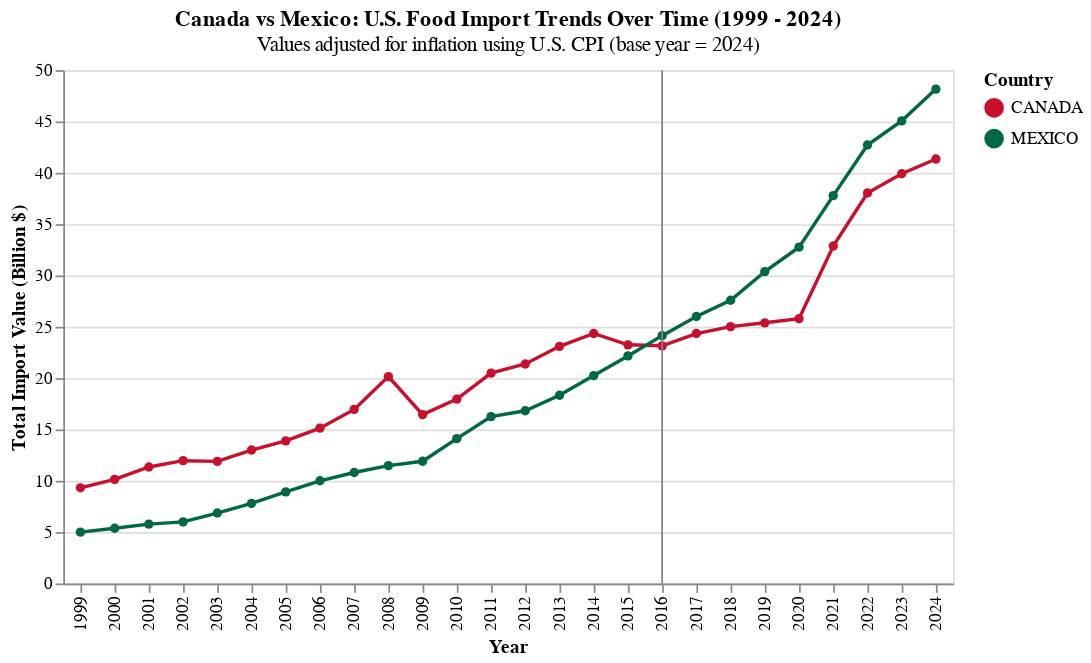

Source (notebook cell):
### Code cell
chart_can_mex = (
    alt.Chart(df_can_mex_adj)
    .mark_line(point=True)
    .encode(
        x=alt.X("YearNum:O", title="Year"),
        y=alt.Y("TotalImports_B:Q", title="Total Import Value (Billion $)"),
        color=alt.Color("Country:N", title="Country", scale=alt.Scale(domain=["CANADA", "MEXICO"], range=["#C8102E", "#006847"])),
    )
    .properties(
        title={
            "text": "Canada vs Mexico: U.S. Food Import Trends Over Time (1999 - 2024)",
            "subtitle": "Values adjusted for inflation using U.S. CPI (base year = 2024)"
        }
    )
)

rule = (
    alt.Chart(alt.Data(values=[{"YearNum": 2016}]))
    .mark_rule(color="gray")
    .encode(x="YearNum:O")
)

chart_can_mex + rule

### Figure 1 — Vega-Lite specification as saved in the notebook (floating-point values rounded to 4 significant figures)
{"config": {"view": {"continuousWidth": 300, "continuousHeight": 300}}, "layer": [{"data": {"name": "data-86d722a3180ab7e567d93733333b19bb"}, "mark": {"type": "line", "point": true}, "encoding": {"color": {"field": "Country", "scale": {"domain": ["CANADA", "MEXICO"], "range": ["#C8102E", "#006847"]}, "title": "Country", "type": "nominal"}, "x": {"field": "YearNum", "title": "Year", "type": "ordinal"}, "y": {"field": "TotalImports_B", "title": "Total Import Value (Billion $)", "type": "quantitative"}}, "title": {"text": "Canada vs Mexico: U.S. Food Import Trends Over Time (1999 - 2024)", "subtitle": "Values adjusted for inflation using U.S. CPI (base year = 2024)"}}, {"data": {"values": [{"YearNum": 2016}]}, "mark": {"type": "rule", "color": "gray"}, "encoding": {"x": {"field": "YearNum", "type": "ordinal"}}}], "$schema": "https://vega.github.io/schema/vega-lite/v5.20.1.json", "datasets": {"data-86d722a3180ab7e567d93733333b19bb": [{"YearNum": 1999, "Country": "CANADA", "TotalImports_B": 9.316, "CPI": 166.6, "TotalImports_Real_B": 16.47}, {"YearNum": 2000, "Country": "CANADA", "TotalImports_B": 10.14, "CPI": 172.2, "TotalImports_Real_B": 17.34}, {"YearNum": 2001, "Country": "CANADA", "TotalImports_B": 11.35, "CPI": 177.1, "TotalImports_Real_B": 18.87}, {"YearNum": 2002, "Country": "CANADA", "TotalImports_B": 11.96, "CPI": 179.8, "TotalImports_Real_B": 19.59}, {"YearNum": 2003, "Country": "CANADA", "TotalImports_B": 11.89, "CPI": 184.0, "TotalImports_Real_B": 19.04}, {"YearNum": 2004, "Country": "CANADA", "TotalImports_B": 13.0, "CPI": 188.9, "TotalImports_Real_B": 20.26}, {"YearNum": 2005, "Country": "CANADA", "TotalImports_B": 13.89, "CPI": 195.3, "TotalImports_Real_B": 20.95}, {"YearNum": 2006, "Country": "CANADA", "TotalImports_B": 15.13, "CPI": 201.6, "TotalImports_Real_B": 22.1}, {"YearNum": 2007, "Country": "CANADA", "TotalImports_B": 16.95, "CPI": 207.3, "TotalImports_Real_B": 24.08}, {"YearNum": 2008, "Country": "CANADA", "TotalImports_B": 20.15, "CPI": 214.5, "TotalImports_Real_B": 27.67}, {"YearNum": 2009, "Country": "CANADA", "TotalImports_B": 16.45, "CPI": 214.7, "TotalImports_Real_B": 22.57}, {"YearNum": 2010, "Country": "CANADA", "TotalImports_B": 17.96, "CPI": 218.1, "TotalImports_Real_B": 24.25}, {"YearNum": 2011, "Country": "CANADA", "TotalImports_B": 20.49, "CPI": 224.9, "TotalImports_Real_B": 26.83}, {"YearNum": 2012, "Country": "CANADA", "TotalImports_B": 21.38, "CPI": 229.6, "TotalImports_Real_B": 27.42}, {"YearNum": 2013, "Country": "CANADA", "TotalImports_B": 23.1, "CPI": 232.9, "TotalImports_Real_B": 29.21}, {"YearNum": 2014, "Country": "CANADA", "TotalImports_B": 24.35, "CPI": 236.8, "TotalImports_Real_B": 30.29}, {"YearNum": 2015, "Country": "CANADA", "TotalImports_B": 23.24, "CPI": 237.0, "TotalImports_Real_B": 28.88}, {"YearNum": 2016, "Country": "CANADA", "TotalImports_B": 23.15, "CPI": 240.0, "TotalImports_Real_B": 28.4}, {"YearNum": 2017, "Country": "CANADA", "TotalImports_B": 24.34, "CPI": 245.1, "TotalImports_Real_B": 29.25}, {"YearNum": 2018, "Country": "CANADA", "TotalImports_B": 25.02, "CPI": 251.0, "TotalImports_Real_B": 29.36}, {"YearNum": 2019, "Country": "CANADA", "TotalImports_B": 25.39, "CPI": 255.3, "TotalImports_Real_B": 29.29}, {"YearNum": 2020, "Country": "CANADA", "TotalImports_B": 25.78, "CPI": 258.8, "TotalImports_Real_B": 29.34}, {"YearNum": 2021, "Country": "CANADA", "TotalImports_B": 32.87, "CPI": 270.0, "TotalImports_Real_B": 35.85}, {"YearNum": 2022, "Country": "CANADA", "TotalImports_B": 38.03, "CPI": 287.5, "TotalImports_Real_B": 38.96}, {"YearNum": 2023, "Country": "CANADA", "TotalImports_B": 39.91, "CPI": 304.7, "TotalImports_Real_B": 38.57}, {"YearNum": 2024, "Country": "CANADA", "TotalImports_B": 41.35, "CPI": 294.5, "TotalImports_Real_B": 41.35}, {"YearNum": 1999, "Country": "MEXICO", "TotalImports_B": 4.996, "CPI": 166.6, "TotalImports_Real_B": 8.831}, {"YearNum": 2000, "Country": "MEXICO", "TotalImports_B": 5.382, "CPI": 172.2, "TotalImports_Real_B": 9.205}, {"YearNum": 2001, "Country": "MEXICO", "TotalImports_B": 5.776, "CPI": 177.1, "TotalImports_Real_B": 9.604}, {"YearNum": 2002, "Country": "MEXICO", "TotalImports_B": 5.999, "CPI": 179.8, "TotalImports_Real_B": 9.826}, {"YearNum": 2003, "Country": "MEXICO", "TotalImports_B": 6.859, "CPI": 184.0, "TotalImports_Real_B": 10.98}, {"YearNum": 2004, "Country": "MEXICO", "TotalImports_B": 7.805, "CPI": 188.9, "TotalImports_Real_B": 12.17}, {"YearNum": 2005, "Country": "MEXICO", "TotalImports_B": 8.925, "CPI": 195.3, "TotalImports_Real_B": 13.46}, {"YearNum": 2006, "Country": "MEXICO", "TotalImports_B": 10.0, "CPI": 201.6, "TotalImports_Real_B": 14.61}, {"YearNum": 2007, "Country": "MEXICO", "TotalImports_B": 10.8, "CPI": 207.3, "TotalImports_Real_B": 15.35}, {"YearNum": 2008, "Country": "MEXICO", "TotalImports_B": 11.48, "CPI": 214.5, "TotalImports_Real_B": 15.76}, {"YearNum": 2009, "Country": "MEXICO", "TotalImports_B": 11.9, "CPI": 214.7, "TotalImports_Real_B": 16.33}, {"YearNum": 2010, "Country": "MEXICO", "TotalImports_B": 14.11, "CPI": 218.1, "TotalImports_Real_B": 19.05}, {"YearNum": 2011, "Country": "MEXICO", "TotalImports_B": 16.25, "CPI": 224.9, "TotalImports_Real_B": 21.28}, {"YearNum": 2012, "Country": "MEXICO", "TotalImports_B": 16.82, "CPI": 229.6, "TotalImports_Real_B": 21.57}, {"YearNum": 2013, "Country": "MEXICO", "TotalImports_B": 18.33, "CPI": 232.9, "TotalImports_Real_B": 23.17}, {"YearNum": 2014, "Country": "MEXICO", "TotalImports_B": 20.25, "CPI": 236.8, "TotalImports_Real_B": 25.18}, {"YearNum": 2015, "Country": "MEXICO", "TotalImports_B": 22.16, "CPI": 237.0, "TotalImports_Real_B": 27.54}, {"YearNum": 2016, "Country": "MEXICO", "TotalImports_B": 24.14, "CPI": 240.0, "TotalImports_Real_B": 29.62}, {"YearNum": 2017, "Country": "MEXICO", "TotalImports_B": 26.0, "CPI": 245.1, "TotalImports_Real_B": 31.24}, {"YearNum": 2018, "Country": "MEXICO", "TotalImports_B": 27.59, "CPI": 251.0, "TotalImports_Real_B": 32.37}, {"YearNum": 2019, "Country": "MEXICO", "TotalImports_B": 30.38, "CPI": 255.3, "TotalImports_Real_B": 35.04}, {"YearNum": 2020, "Country": "MEXICO", "TotalImports_B": 32.76, "CPI": 258.8, "TotalImports_Real_B": 37.27}, {"YearNum": 2021, "Country": "MEXICO", "TotalImports_B": 37.78, "CPI": 270.0, "TotalImports_Real_B": 41.2}, {"YearNum": 2022, "Country": "MEXICO", "TotalImports_B": 42.71, "CPI": 287.5, "TotalImports_Real_B": 43.75}, {"YearNum": 2023, "Country": "MEXICO", "TotalImports_B": 45.06, "CPI": 304.7, "TotalImports_Real_B": 43.55}, {"YearNum": 2024, "Country": "MEXICO", "TotalImports_B": 48.15, "CPI": 294.5, "TotalImports_Real_B": 48.15}]}}
